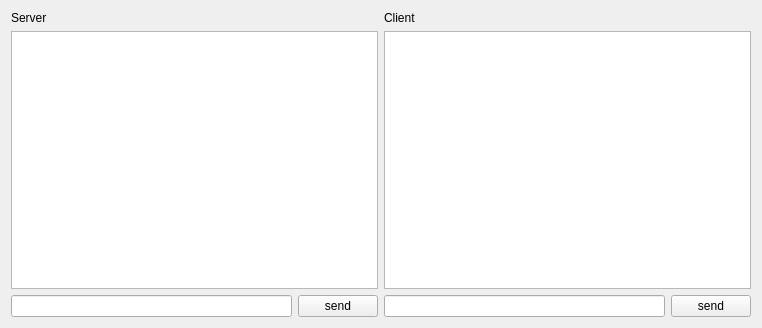
<?xml version="1.0" encoding="UTF-8"?>
<ui version="4.0">
 <class>Widget</class>
 <widget class="QWidget" name="Widget">
  <property name="geometry">
   <rect>
    <x>0</x>
    <y>0</y>
    <width>762</width>
    <height>328</height>
   </rect>
  </property>
  <property name="windowTitle">
   <string>Widget</string>
  </property>
  <layout class="QGridLayout" name="gridLayout">
   <item row="0" column="0">
    <layout class="QVBoxLayout" name="verticalLayout">
     <item>
      <widget class="QLabel" name="label_server">
       <property name="text">
        <string>Server</string>
       </property>
      </widget>
     </item>
     <item>
      <widget class="QTextBrowser" name="textBrowser_server"/>
     </item>
     <item>
      <layout class="QHBoxLayout" name="horizontalLayout">
       <item>
        <widget class="QLineEdit" name="lineEdit_server"/>
       </item>
       <item>
        <widget class="QPushButton" name="pushButton_server">
         <property name="text">
          <string>send</string>
         </property>
        </widget>
       </item>
      </layout>
     </item>
    </layout>
   </item>
   <item row="0" column="1">
    <layout class="QVBoxLayout" name="verticalLayout_2">
     <item>
      <widget class="QLabel" name="label_client">
       <property name="text">
        <string>Client</string>
       </property>
      </widget>
     </item>
     <item>
      <widget class="QTextBrowser" name="textBrowser_client"/>
     </item>
     <item>
      <layout class="QHBoxLayout" name="horizontalLayout_2">
       <item>
        <widget class="QLineEdit" name="lineEdit_client"/>
       </item>
       <item>
        <widget class="QPushButton" name="pushButton_client">
         <property name="text">
          <string>send</string>
         </property>
        </widget>
       </item>
      </layout>
     </item>
    </layout>
   </item>
  </layout>
 </widget>
 <layoutdefault spacing="6" margin="11"/>
 <resources/>
 <connections/>
</ui>
